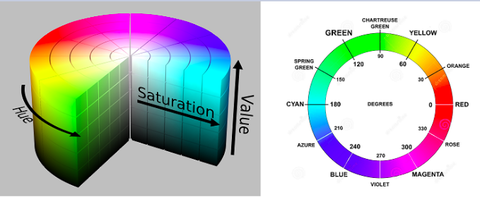
#> input picture Aula06/hsv_colorspace.png, 480 x 197 px, shrunk from 679 x 279 before the run
$ jupyter execute --allow-errors 'Espaço de cor e contorno.ipynb'   (shell and % lines are left out)
#> lines starting #> are read from the running program, lines starting #| are printed output that depends on the picture; after the words box and inside, x2 and y2 are one past the last pixel; in counts of white or black regions, pixels touching at a corner belong together
## PROCESSAMENTO DE IMAGENS

**Objetivos da aula:**

*   Conhecer o espaço de cor HSV
*   Conhecer o processo de mascara
*   conhecer o processo de detecção de contornos
*   conhecer o processo de calculo do centro de massa
*   conhecer o processo para desenar e escrever na imagem

### **Espaço de cor HSV**

Até o momento trabalhamos com imagens em escala de cinza, BGR, RGB e binaria. Agora vamos conhecer e trabalhar com HSV ou HSB.

    H - hue (matriz)
    S - saturation (saturação)
    V - value (Value) ou B - brightness (brilho)

Utilizar esse espaço possui algumas vantagens vamos ver no exemplo abaixo.

[cell 1]
import cv2
from matplotlib import pyplot as plt
import numpy as np

img = cv2.imread('hsv_colorspace.png')
#> img is the input picture: shape (197, 480, 3); mean B, G, R 184.7, 188.5, 183.9
img = cv2.cvtColor(img, cv2.COLOR_BGR2RGB)

plt.figure(figsize = (20,20))
plt.imshow(img); plt.show()

A **matiz** descreve o pigmento de uma cor e é medido em graus de 0 a 359 graus.

A **saturação** descreve a vivacidade ou o esmaecimento de uma cor e é medida em porcentagem de 0 a 100 (0 = cor "diluida" 100 = cor pura).

O **brilho** determina a intensidade percebida (0 = preto 100 = brilho maximo);

Dica: Pra entender bem o que é cada componente, da uma olhada neste [link](https://www.google.com/search?q=colorpicker&oq=colorpi&aqs=chrome.0.69i59j69i57j0l6j0i10l2.1862j0j7&sourceid=chrome&ie=UTF-8)
 ou digita no google "colorpicker"

***lembrete super importante!! a OpenCV trabalha com valores de 8bits (0-255), ou seja o valor da matriz tem que ser divido por 2***


**Conversão para HSV**

Na OpenCV a conversão de BGR para RGB é muito simples, podemos converter diretamete da imagem em BGR usando o **cv2.COLOR_BGR2HSV**.

[cell 2]
img = cv2.imread('bolinha.png')
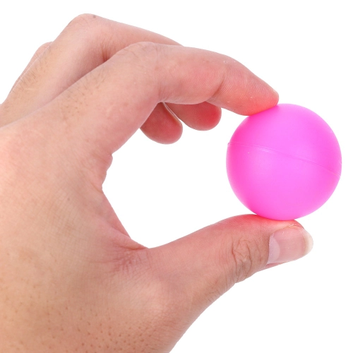
#> input picture Aula06/bolinha.png, 353 x 353 px, shrunk from 500 x 500 before the run
#> img is the input picture: shape (353, 353, 3); mean B, G, R 196.3, 193.8, 235.9

img_rgb = cv2.cvtColor(img, cv2.COLOR_BGR2RGB)
img_hsv = cv2.cvtColor(img, cv2.COLOR_BGR2HSV)
#> img_hsv: shape (353, 353, 3); mean H, S, V 23.6, 55.8, 235.9

plt.subplot(1, 2, 1)
plt.imshow(img_rgb)
plt.subplot(1, 2, 2)
plt.imshow(img_hsv)
plt.show()
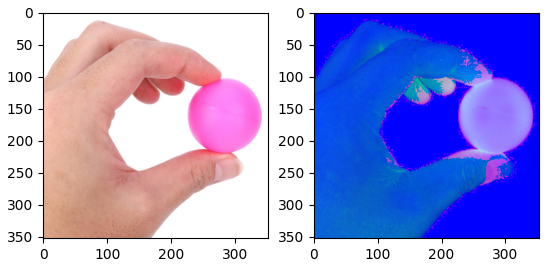
#> figure drawn by matplotlib, 2 panels

**mascara de cor**

Para realizar uma marcara de cor, nos usamos a função **cv2.inrange** para escolher o intervalo de cor ( o valor minimo e o valor maximo).

#> (a cell that did not finish here is left out)

### DESAFIO 1

Faça a segmentação da meia lua da imagem "melancia.png". O seu resultado deve ser proximo/parecido com a imagem "melancia_filtrada.png".

Dica: talvez você precise usar mais que uma faixa de valores, se necessário use a função "cv2.bitwise_or" para juntar as partes.

[cell 4]
import cv2
from matplotlib import pyplot as plt
import numpy as np

img = cv2.imread('melancia.png')
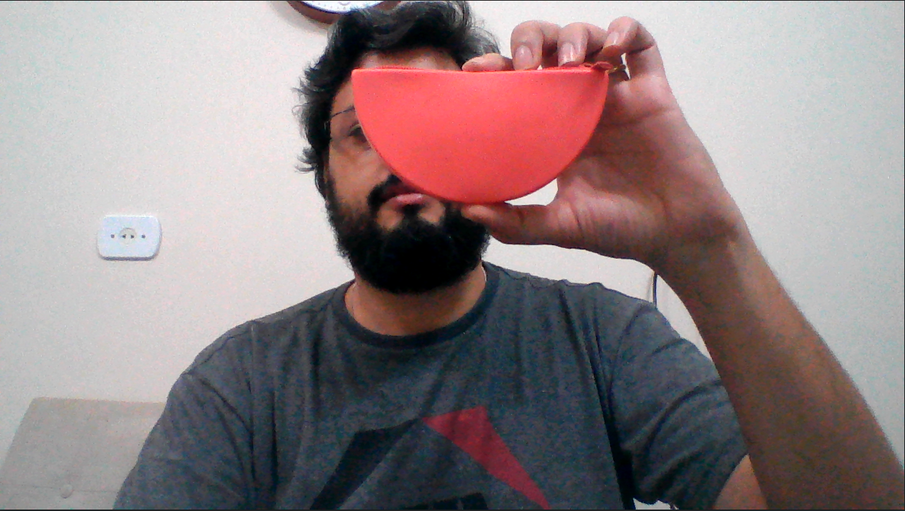
#> input picture Aula06/melancia.png, 905 x 511 px, shrunk from 1280 x 723 before the run
#> img is the input picture: shape (511, 905, 3); mean B, G, R 131.3, 129.5, 144.6
img_res = cv2.imread('melancia_filtrada.png')
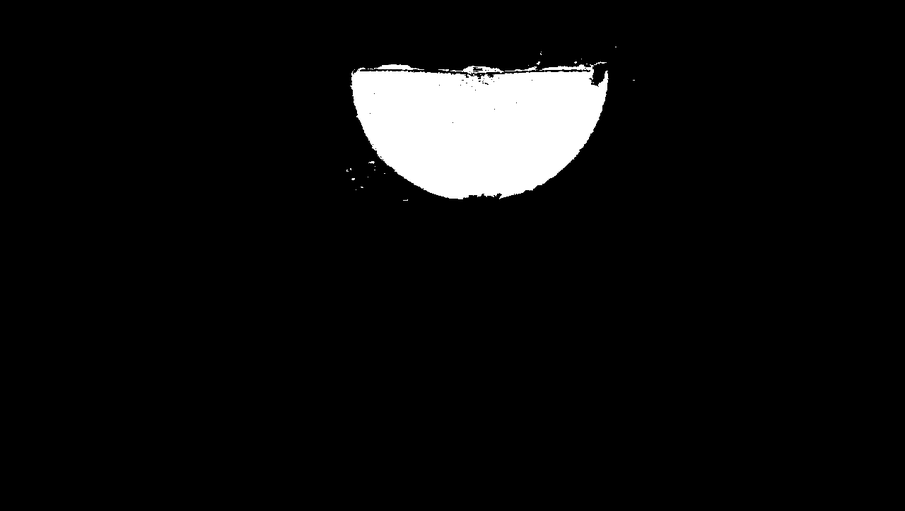
#> input picture Aula06/melancia_filtrada.png, 905 x 511 px, shrunk from 1280 x 723 before the run
#> img_res is the input picture: shape (511, 905, 3); min 0, max 255, mean 14.5

img_rgb = cv2.cvtColor(img, cv2.COLOR_BGR2RGB)
#> img_rgb: shape (511, 905, 3)
img_res_rgb = cv2.cvtColor(img_res, cv2.COLOR_BGR2RGB)

fig = plt.figure(figsize=(20,20))
plt.subplot(1, 2, 1)
plt.imshow(img_rgb)
plt.subplot(1, 2, 2)
plt.imshow(img_res_rgb)
plt.show()

[cell 5]
#Implemente seu código

### DESAFIO 2

Usando a imagem "melancia_filtrada.png", devolva a cor original que era antes da filtragem.

Dica: Use as funções de "cv2.bitwise_and" para juntar.

[cell 6]
import cv2
from matplotlib import pyplot as plt
import numpy as np

img = cv2.imread('melancia_filtrada.png')
img_res = cv2.imread('melancia_filtrada_rgb.png')
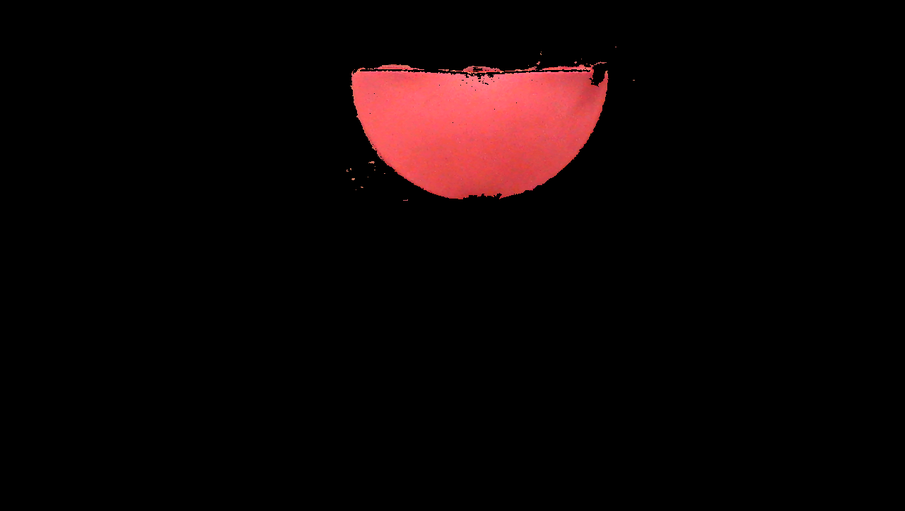
#> input picture Aula06/melancia_filtrada_rgb.png, 905 x 511 px, shrunk from 1280 x 723 before the run
#> img_res is the input picture: shape (511, 905, 3); mean B, G, R 5.2, 4.9, 13.6

img_rgb = cv2.cvtColor(img, cv2.COLOR_BGR2RGB)
img_res_rgb = cv2.cvtColor(img_res, cv2.COLOR_BGR2RGB)

fig = plt.figure(figsize=(20,20))
plt.subplot(1, 2, 1)
plt.imshow(img_rgb)
plt.subplot(1, 2, 2)
plt.imshow(img_res_rgb)
plt.show()

[cell 7]
#Implemente seu código

### **DETECÇÃO DE CONTORNOS**

Para realizar a detecção dos contornos, ou bordas de um objeto, usamos a função **cv2.findontours**

[cell 8]
#recarregando o nosso exemplo...

import cv2
from matplotlib import pyplot as plt
import numpy as np

img = cv2.imread('bolinha.png')

img_rgb = cv2.cvtColor(img, cv2.COLOR_BGR2RGB)
img_hsv = cv2.cvtColor(img, cv2.COLOR_BGR2HSV)


# Definição dos valores minimo e max da mascara
# o magenta tem h=300 mais ou menos ou 150 para a OpenCV
image_lower_hsv = np.array([140, 50, 100])
image_upper_hsv = np.array([170, 255, 255])


mask_hsv = cv2.inRange(img_hsv, image_lower_hsv, image_upper_hsv)
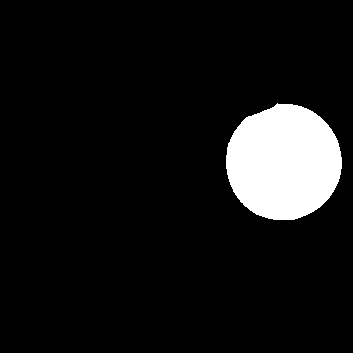
#> mask_hsv: shape (353, 353); 8.5% white; 1 white region


plt.subplot(1, 2, 1)
plt.imshow(img_rgb)
plt.subplot(1, 2, 2)
plt.imshow(mask_hsv, cmap="Greys_r", vmin=0, vmax=255)
plt.show()

[cell 9]
# realizando o contorno da imagem

contornos, _ = cv2.findContours(mask_hsv, cv2.RETR_TREE, cv2.CHAIN_APPROX_SIMPLE)
#> contornos = 1 contour; box (x1, y1, x2, y2) and area: (226, 103, 342, 220) 10380

[cell 10]
# para desenhar o contorno primeiro faz uma copia da imagem

mask_rgb = cv2.cvtColor(mask_hsv, cv2.COLOR_GRAY2RGB)
#> mask_rgb: shape (353, 353, 3); 8.5% white; 1 white region, box (x1, y1, x2, y2) and area: (226, 103, 342, 220) 10545
contornos_img = mask_rgb.copy() # Cópia da máscara para ser desenhada "por cima"

cv2.drawContours(contornos_img, contornos, -1, [255, 0, 0], 5);
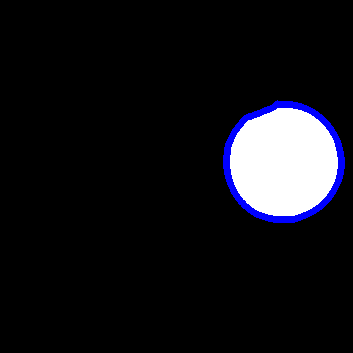
#> contornos_img: shape (353, 353, 3); mean B, G, R 23.8, 18.9, 18.9

plt.figure(figsize=(8,6))
plt.imshow(contornos_img);

[cell 11]
# para desenhar o contorno primeiro faz uma copia da imagem

mask_rgb = cv2.cvtColor(mask_hsv, cv2.COLOR_GRAY2RGB)
contornos_img = mask_rgb.copy() # Cópia da máscara para ser desenhada "por cima"

cv2.drawContours(img_rgb, contornos, -1, [0, 0, 255], 10);
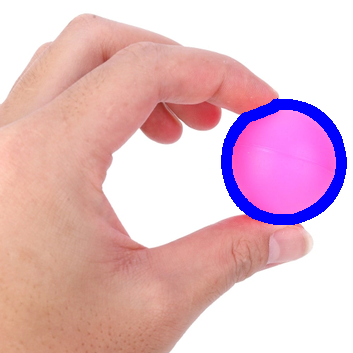
#> img_rgb: shape (353, 353, 3); mean R, G, B 227.6, 188.2, 197.5

plt.figure(figsize=(8,6))
plt.imshow(img_rgb);

Note que a função findContours devolve uma lista com os contornos detectados.

[cell 12]
print("Quantidade de contornos encontrado: ", len(contornos))
#| Quantidade de contornos encontrado:  1

### DESAFIO 3

Usando a imagem "formas.png", faça um código que detecta todos os contornos da imagem. O resultado deve ser parecido com "formas_contorno.png"

Dica: Neste desafio, basicamente tem que ajustar a a mascara, o resto não muda.

[cell 13]
import cv2
from matplotlib import pyplot as plt
import numpy as np

img = cv2.imread('formas.png')
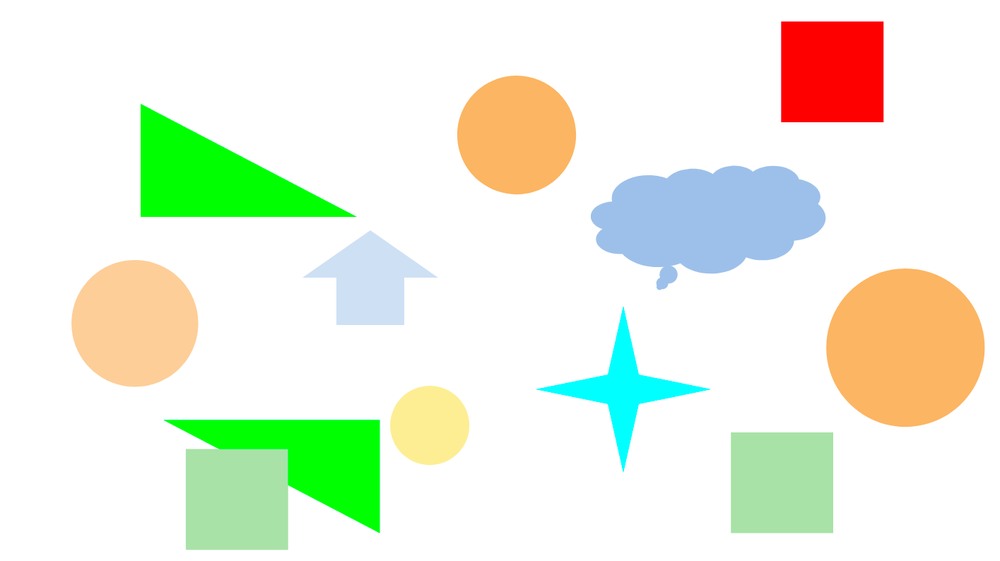
#> input picture Aula06/formas.png, 1000 x 561 px, shrunk from 1415 x 794 before the run
#> img is the input picture: shape (561, 1000, 3); mean B, G, R 223.8, 241.4, 234.6
img_res = cv2.imread('formas_contorno.png')

img_rgb = cv2.cvtColor(img, cv2.COLOR_BGR2RGB)
#> img_rgb: shape (561, 1000, 3)
#> (the rest of this cell did not finish here and is left out)
